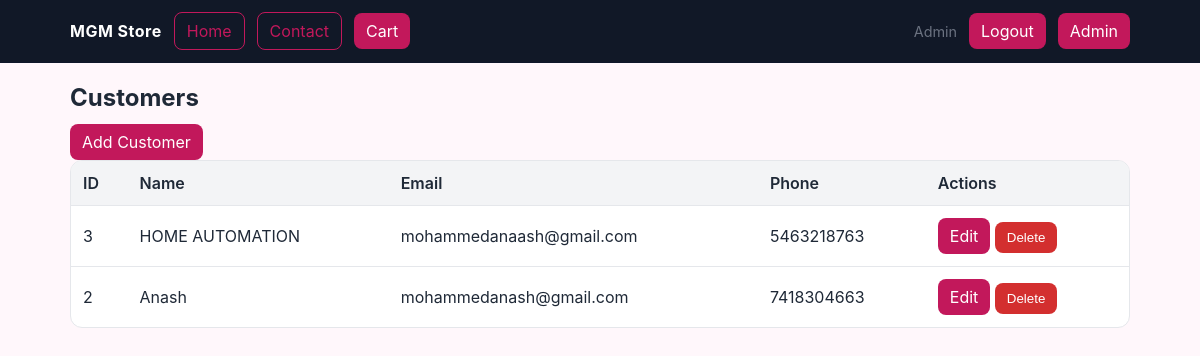
The page /admin/customers (signed in) on the database its author committed.
### tables this page shows
CREATE TABLE users (
            id INTEGER PRIMARY KEY AUTOINCREMENT,
            name TEXT,
            email TEXT UNIQUE,
            phone TEXT UNIQUE,
            password_hash TEXT,
            role TEXT,
            created_at TEXT
        );

### app.py (the view)
@app.route("/admin/customers")
def admin_customers():
    if not require_role("admin"):
        return redirect(url_for("admin_login"))
    conn = get_db()
    cur = conn.cursor()
    cur.execute("SELECT * FROM users WHERE role='customer' ORDER BY id DESC")
    customers = cur.fetchall()
    conn.close()
    return render_template("customers_list.html", customers=customers)

### app.py (called while the page is built)
def get_db():
    conn = sqlite3.connect(DB_PATH)
    conn.row_factory = sqlite3.Row
    return conn

def current_user():
    uid = session.get("user_id")
    if not uid:
        return None
    conn = get_db()
    cur = conn.cursor()
    cur.execute("SELECT * FROM users WHERE id=?", (uid,))
    u = cur.fetchone()
    conn.close()
    return u

def require_role(role):
    u = current_user()
    return u and u["role"] == role

@app.context_processor
def inject_user():
    return {"user": current_user()}

@app.before_request
def ensure_db():
    init_db()

### templates/customers_list.html
{% extends 'base.html' %}
{% block content %}
<h2 class="section-title">Customers</h2>
<div class="actions"><a class="btn" href="{{ url_for('admin_customers_new') }}">Add Customer</a></div>
<table class="table">
    <tr><th>ID</th><th>Name</th><th>Email</th><th>Phone</th><th>Actions</th></tr>
    {% for c in customers %}
    <tr>
        <td>{{ c['id'] }}</td>
        <td>{{ c['name'] }}</td>
        <td>{{ c['email'] }}</td>
        <td>{{ c['phone'] }}</td>
        <td>
            <a class="btn" href="{{ url_for('admin_customers_edit', cid=c['id']) }}">Edit</a>
            <form style="display:inline" method="post" action="{{ url_for('admin_customers_delete', cid=c['id']) }}">
                <button class="btn btn-danger" type="submit">Delete</button>
            </form>
        </td>
    </tr>
    {% endfor %}
</table>
{% endblock %}

### templates/base.html (shortened to what this page needs)
<!doctype html>
<html>
<head>
    <link rel="stylesheet" href="{{ url_for('static', filename='styles.css') }}">
    {% set is_admin = user and user['role']=='admin' %}
</head>
<body>
<header class="header">
    <nav class="nav">
        <a href="{{ url_for('index') }}" class="logo">MGM Store</a>
        <a href="{{ url_for('index') }}" class="btn btn-outline">Home</a>
        <a href="{{ url_for('contact') }}" class="btn btn-outline">Contact</a>
        <a href="{{ url_for('view_cart') }}" class="btn">Cart{% if session.get('cart') %} <span class="badge">{{ (session.get('cart')|length) }}</span>{% endif %}</a>
        {% if user %}
            <span class="meta">{{ user['name'] }}</span>
            <a href="{{ url_for('logout') }}" class="btn">Logout</a>
        {% else %}
            <a href="{{ url_for('signup') }}" class="btn btn-outline">Signup</a>
            <a href="{{ url_for('login') }}" class="btn">Login</a>
        {% endif %}
        {% if is_admin %}
            <a href="{{ url_for('admin_dashboard') }}" class="btn">Admin</a>
        {% endif %}
    </nav>
    </header>
<div class="container">
    {% block content %}{% endblock %}
</div>
</body>
</html>

### static/styles.css (style rules this page uses)
:root { --primary:#c2185b; --primary-dark:#9c154a; --danger:#d32f2f; --bg:#fff7fb; --text:#1f2937; --muted:#6b7280; --border:#e5e7eb; --card:#ffffff; }
* { box-sizing:border-box }
html,body { height:100% }
body { margin:0;font-family:Inter,system-ui,Arial,sans-serif;color:var(--text);background:var(--bg) }
.header { position:sticky;top:0;background:#111827;color:#fff;border-bottom:1px solid #0f172a;z-index:10 }
.nav { display:flex;align-items:center;gap:12px;padding:12px 20px;max-width:1100px;margin:0 auto;flex-wrap:wrap }
.nav a.logo { font-weight:700;color:#fff;text-decoration:none;letter-spacing:.5px }
.container { max-width:1100px;margin:0 auto;padding:20px }
.btn { display:inline-block;padding:8px 12px;border-radius:8px;background:var(--primary);color:#fff;text-decoration:none;border:none;cursor:pointer;transition:.2s }
.btn-outline { background:transparent;color:var(--primary);border:1px solid var(--primary) }
.btn-danger { background:var(--danger) }
.meta { color:var(--muted);font-size:.9rem }
.table { width:100%;border-collapse:separate;border-spacing:0;background:var(--card);border:1px solid var(--border);border-radius:12px;overflow:hidden }
.table th,.table td { padding:12px;border-bottom:1px solid var(--border) }
.table th { background:#f3f4f6;text-align:left;font-weight:600 }
.table tr:last-child td { border-bottom:none }
.actions { display:flex;gap:10px;margin-top:8px }
.section-title { margin:0 0 12px }

### rows shown on the page
users: name "Admin"
users: id "3", name "HOME AUTOMATION", email "mohammedanaash@gmail.com", phone "5463218763"
users: id "2", name "Anash", email "mohammedanash@gmail.com", phone "7418304663"
